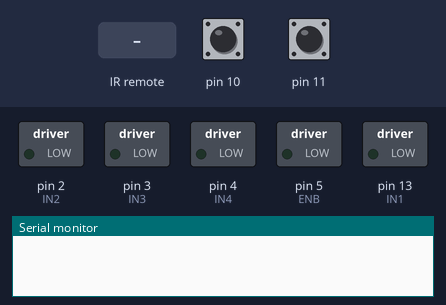
Bench run of a sketch on a simulated Arduino Uno, built with avr-gcc and run on an emulated ATmega328P. On the bench: switched loads named in the sketch (green lamp = pin HIGH), the last lines printed to the serial monitor. Inputs (shaded band) come from the test bench; at power-on: pin 10 HIGH, pin 11 HIGH.

Above: at 1.2 s.
1.3 s: infrared code 0xFF30CF received
At 2.3 s:
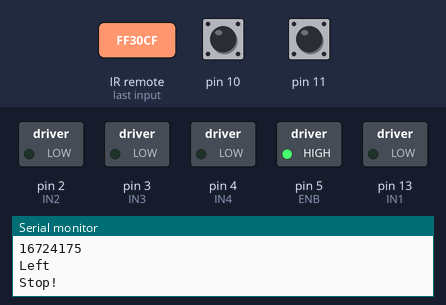
3.0 s: infrared code 0xFF18E7 received
At 3.1 s:
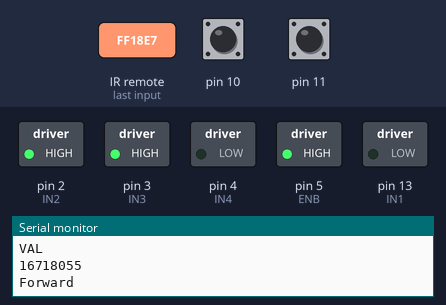
4.7 s: infrared code 0xFF7A85 received
At 4.8 s:
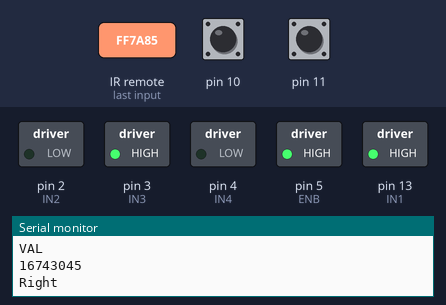
6.4 s: infrared code 0xFF38C7 received
At 6.5 s:
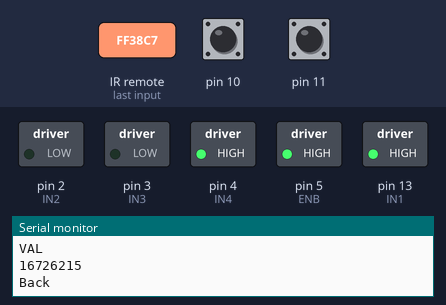
Timing chart, 0 to 9.1 s (numbered marks = the images above; inputs shaded):
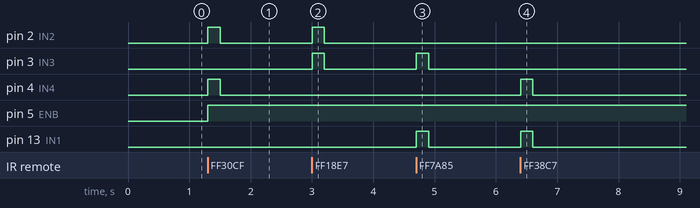

Measured:
- after the input at 1.3 s, pin 2 (IN2), pin 4 (IN4): LOW → HIGH at once, → LOW 0.20 s later; pin 5 (ENB): LOW → HIGH at once
- after the input at 3.0 s, pin 2 (IN2), pin 3 (IN3): LOW → HIGH at once, → LOW 0.20 s later
- after the input at 4.7 s, pin 3 (IN3), pin 13 (IN1): LOW → HIGH at once, → LOW 0.20 s later
- after the input at 6.4 s, pin 4 (IN4), pin 13 (IN1): LOW → HIGH at once, → LOW 0.20 s later

The sketch:

SigueLineas.ino
```cpp
// Este codigo lee el control remoto IR y setea modos.
// Presionando 8, activo o desactivo el modo "Line tracking".
// Si el modo "LT" esta prendido, sigue una linea negra en un fondo blanco. En realidad, utiliza solo dos lectores,
// por lo que si toca una linea negra, gira hacia el lado opuesto para mantenerlo siguiendo esa linea.
// Con el modo desactivado, se queda quieto.
// Este el modo o no, con:
// 1: gira a la izquierda
// 2: avanza
// 3: gira a la deracha
// 5: retrocede


//    The direction of the car's movement
//  ENA   ENB   IN1   IN2   IN3   IN4   Description
//  HIGH  HIGH  HIGH  LOW   LOW   HIGH  Car is runing forward
//  HIGH  HIGH  LOW   HIGH  HIGH  LOW   Car is runing back
//  HIGH  HIGH  LOW   HIGH  LOW   HIGH  Car is turning left
//  HIGH  HIGH  HIGH  LOW   HIGH  LOW   Car is turning right
//  HIGH  HIGH  LOW   LOW   LOW   LOW   Car is stoped
//  HIGH  HIGH  HIGH  HIGH  HIGH  HIGH  Car is stoped
//  LOW   LOW   N/A   N/A   N/A   N/A   Car is stoped

// Control remoto infrarrojo
#include <IRremote.h>

#define RECV_PIN  12        //Infrared signal receiving pin
#define L         16724175 // Boton 1
#define F         16718055 // Boton 2
#define R         16743045 // Boton 3
#define B         4294967295 // Boton 5
#define UNKNOWN_B 16726215 // Otro valor del botón 5
// 16730805 // Boton 8
#define UNKNOWN_L 1386468383

#define BOTON_PLAY 16761405
#define BOTON_PLAY_2 2380149631
#define BOTON_PLAY_3 4294967295


unsigned long val;
IRrecv irrecv(RECV_PIN);   //initialization
decode_results results;   //Define structure type
unsigned int modoSeguimientoLinea;

//Line Tracking
#define LT_R !digitalRead(10)

#define LT_L !digitalRead(11)


// Control de distancia
#define trigPin 6
#define echoPin 7

int distance() {
  int duration, distance;
  String dato, distancia;
  digitalWrite(trigPin, HIGH);
  delayMicroseconds(500);
  digitalWrite(trigPin, LOW);
  duration = pulseIn(echoPin, HIGH);
  distance = (duration/2) / 29.1;
  distancia=String(distance);
  if (distance > 999) dato = "999";
  if (distance < 100) dato = "0" + distancia;
  if (distance < 10) dato = "00" + distancia;
 /* lcd.setCursor(11,0);
  lcd.print("D=" );
  lcd.setCursor(13,0);
  lcd.print(dato); */
  return distance;
}


//define L298n module IO Pin
#define ENA 0
#define ENB 5
#define IN1 13
#define IN2 2
#define IN3 3
#define IN4 4


// Motor A hacia adelante es 1L2H (ruedas derechas)
// Motor B hacia adelante es 3H4L (ruedas izquierdas)


void forward(){
  digitalWrite(ENA,HIGH); //enable L298n A channel
  digitalWrite(ENB,HIGH); //enable L298n B channel
  digitalWrite(IN1,LOW); //set IN1 high level - no pasa nada
  digitalWrite(IN2,HIGH);  //set IN2 low level -- Trasera derecha y delantera izquierda en low - camina
  digitalWrite(IN3,HIGH);  //set IN3 low level
  digitalWrite(IN4,LOW); //set IN4 high level
  Serial.println("Forward");//send message to serial monitor
}

void back(){
  digitalWrite(ENA,HIGH);
  digitalWrite(ENB,HIGH);
  digitalWrite(IN1,HIGH);
  digitalWrite(IN2,LOW);
  digitalWrite(IN3,LOW);
  digitalWrite(IN4,HIGH);
  Serial.println("Back");
}

void left(){
  digitalWrite(ENA,HIGH);
  digitalWrite(ENB,HIGH);
  digitalWrite(IN1,LOW);
  digitalWrite(IN2,HIGH);
  digitalWrite(IN3,LOW);
  digitalWrite(IN4,HIGH);
  Serial.println("Left");
}

void right(){
  digitalWrite(ENA,HIGH);
  digitalWrite(ENB,HIGH);
  digitalWrite(IN1,HIGH);
  digitalWrite(IN2,LOW);
  digitalWrite(IN3,HIGH);
  digitalWrite(IN4,LOW);
  Serial.println("Right");
}

void stop() {
   digitalWrite(ENA,HIGH);
   digitalWrite(ENB,HIGH);
   digitalWrite(IN1,LOW);
   digitalWrite(IN2,LOW);
   digitalWrite(IN3,LOW);
   digitalWrite(IN4,LOW);
  Serial.println("Stop!");

}

//before execute loop() function,
//setup() function will execute first and only execute once
void setup() {
  Serial.begin(9600);//open serial and set the baudrate
  pinMode(IN1,OUTPUT);//before useing io pin, pin mode must be set first
  pinMode(IN2,OUTPUT);
  pinMode(IN3,OUTPUT);
  pinMode(IN4,OUTPUT);
  pinMode(ENA,OUTPUT);
  pinMode(ENB,OUTPUT);
   // Pins del control de distancia
   pinMode(trigPin, OUTPUT);
   pinMode(echoPin, INPUT);

  //Seteo los pines del motor en LOW
  digitalWrite(ENA,LOW); //set IN1 hight level
  digitalWrite(IN1,LOW); //set IN1 hight level
  digitalWrite(IN2,LOW); //set IN1 hight level
  digitalWrite(IN3,LOW); //set IN1 hight level
  digitalWrite(IN4,LOW); //set IN1 hight level
  digitalWrite(ENB,LOW); //set IN1 hight level

  irrecv.enableIRIn();  // Start receiving control IR

  pinMode(LT_R,INPUT);
  pinMode(LT_L,INPUT);
  modoSeguimientoLinea=LOW;
}

//Repeat execution
void a() {

  int distance_0;
  distance_0 = distance();
  if (distance_0 < 20) {
    stop();
  }
  else {
    forward();
  }
  delay(200);
}

void loop() {
  if (irrecv.decode(&results)) {
    // Si recibo señal del control remoto, activo.
    Serial.println(results.value);//: The actual IR code (0 if type is UNKNOWN)


// Imprimo los valores de los lectores de linea
    Serial.println("L");
    Serial.println( LT_L);
    Serial.println("R");
    Serial.println( LT_R);

    val = results.value;
    Serial.println("VAL");
    Serial.println(val);

    if (val == L) left();
    if (val == R) right();
    if (val == F) forward();
    if (val == B || val == UNKNOWN_B) back();

    if (val == BOTON_PLAY || val == BOTON_PLAY_2 || val == BOTON_PLAY_3 )
       modoSeguimientoLinea = !modoSeguimientoLinea;
    else
      delay(200);
    stop();
    irrecv.resume();      // Receive the next value
  }
  if (modoSeguimientoLinea) {
    if (LT_L && LT_R) {
      forward();
    }
    else {
      if (! (LT_L || LT_R) ) {
        stop();
      }
      else
        if (LT_L)
          right();
        else
          left();
    }
     delay(20);
  }
}

void prueboElAuto() {
  forward();
  delay(200);//delay 1000 ms
  back();
  delay(200);//delay 1000 ms
right();
delay(200);
left();
delay(200);
stop();
delay(1000);
}


void p() {
  digitalWrite(ENA,LOW); //set IN1 hight level
  digitalWrite(IN1,LOW); //set IN1 hight level
  digitalWrite(IN2,LOW); //set IN1 hight level
  digitalWrite(IN3,LOW); //set IN1 hight level
  digitalWrite(IN4,LOW); //set IN1 hight level
  digitalWrite(ENB,LOW); //set IN1 hight level
delay(500);
 digitalWrite(ENA,LOW); //enable L298n A channel
  digitalWrite(ENB,LOW); //enable L298n B channel
  digitalWrite(IN1,HIGH); //set IN1 hight level
  digitalWrite(IN2,HIGH);  //set IN2 low level
  digitalWrite(IN3,HIGH);  //set IN3 low level
  digitalWrite(IN4,HIGH); //set IN4 hight level

  }
```
